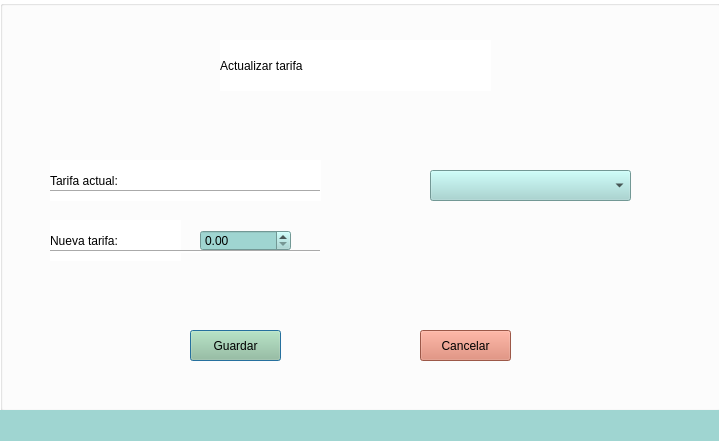
<?xml version="1.0" encoding="UTF-8"?>
<ui version="4.0">
 <class>Actualizar_Tarifa</class>
 <widget class="QDialog" name="Actualizar_Tarifa">
  <property name="geometry">
   <rect>
    <x>0</x>
    <y>0</y>
    <width>719</width>
    <height>441</height>
   </rect>
  </property>
  <property name="windowTitle">
   <string>Dialog</string>
  </property>
  <property name="styleSheet">
   <string notr="true">background-color: rgb(255, 255, 255);</string>
  </property>
  <widget class="QGroupBox" name="groupBox">
   <property name="geometry">
    <rect>
     <x>0</x>
     <y>0</y>
     <width>721</width>
     <height>411</height>
    </rect>
   </property>
   <property name="title">
    <string/>
   </property>
   <widget class="QComboBox" name="comTarifa">
    <property name="geometry">
     <rect>
      <x>430</x>
      <y>170</y>
      <width>201</width>
      <height>31</height>
     </rect>
    </property>
    <property name="styleSheet">
     <string notr="true">background: #9fd5d1;
selection-color: rgb(72, 72, 72);
selection-background-color: transparent;
gridline-color: rgb(0, 0, 0);
font: 75 12pt &quot;Times New Roman&quot;;
</string>
    </property>
    <item>
     <property name="text">
      <string/>
     </property>
    </item>
    <item>
     <property name="text">
      <string>Tarifa mensual:</string>
     </property>
    </item>
    <item>
     <property name="text">
      <string>Tarifa por hora:</string>
     </property>
    </item>
   </widget>
   <widget class="QLabel" name="Actualizar_tarifa">
    <property name="geometry">
     <rect>
      <x>220</x>
      <y>40</y>
      <width>271</width>
      <height>51</height>
     </rect>
    </property>
    <property name="styleSheet">
     <string notr="true">font: 24pt &quot;Segoe Print&quot;;</string>
    </property>
    <property name="text">
     <string>Actualizar tarifa</string>
    </property>
   </widget>
   <widget class="QLabel" name="Nueva_tarifa">
    <property name="geometry">
     <rect>
      <x>50</x>
      <y>220</y>
      <width>131</width>
      <height>41</height>
     </rect>
    </property>
    <property name="styleSheet">
     <string notr="true">font: 18pt &quot;Times New Roman&quot;;
</string>
    </property>
    <property name="text">
     <string>Nueva tarifa:</string>
    </property>
   </widget>
   <widget class="QLabel" name="ActualTarifa">
    <property name="geometry">
     <rect>
      <x>50</x>
      <y>160</y>
      <width>271</width>
      <height>41</height>
     </rect>
    </property>
    <property name="styleSheet">
     <string notr="true">font: 18pt &quot;Times New Roman&quot;;</string>
    </property>
    <property name="text">
     <string>Tarifa actual:</string>
    </property>
   </widget>
   <widget class="QPushButton" name="Guardar">
    <property name="geometry">
     <rect>
      <x>190</x>
      <y>330</y>
      <width>91</width>
      <height>31</height>
     </rect>
    </property>
    <property name="styleSheet">
     <string notr="true">font: 14pt 75 &quot;Times New Roman&quot;;
hover!pressed:border: 5px solid green;
background-color: #9BC499;</string>
    </property>
    <property name="text">
     <string>Guardar</string>
    </property>
   </widget>
   <widget class="QPushButton" name="Cancelar">
    <property name="geometry">
     <rect>
      <x>420</x>
      <y>330</y>
      <width>91</width>
      <height>31</height>
     </rect>
    </property>
    <property name="styleSheet">
     <string notr="true">font: 14pt 75 &quot;Times New Roman&quot;;
hover!pressed:border: 5px solid green;
background-color: #DB7B65;



</string>
    </property>
    <property name="text">
     <string>Cancelar</string>
    </property>
   </widget>
   <widget class="QDoubleSpinBox" name="NuevaTarifa">
    <property name="geometry">
     <rect>
      <x>200</x>
      <y>230</y>
      <width>91</width>
      <height>21</height>
     </rect>
    </property>
    <property name="styleSheet">
     <string notr="true">background: #9fd5d1;
selection-color: rgb(72, 72, 72);
selection-background-color: transparent;
gridline-color: rgb(0, 0, 0);
font: 75 12pt &quot;Times New Roman&quot;;
</string>
    </property>
    <property name="maximum">
     <double>99999.990000000005239</double>
    </property>
    <property name="stepType">
     <enum>QAbstractSpinBox::AdaptiveDecimalStepType</enum>
    </property>
   </widget>
   <widget class="Line" name="line_3">
    <property name="geometry">
     <rect>
      <x>50</x>
      <y>190</y>
      <width>270</width>
      <height>3</height>
     </rect>
    </property>
    <property name="orientation">
     <enum>Qt::Horizontal</enum>
    </property>
   </widget>
   <widget class="Line" name="line_4">
    <property name="geometry">
     <rect>
      <x>50</x>
      <y>250</y>
      <width>270</width>
      <height>3</height>
     </rect>
    </property>
    <property name="orientation">
     <enum>Qt::Horizontal</enum>
    </property>
   </widget>
   <widget class="QLabel" name="Logo">
    <property name="geometry">
     <rect>
      <x>0</x>
      <y>0</y>
      <width>111</width>
      <height>111</height>
     </rect>
    </property>
    <property name="styleSheet">
     <string notr="true">background: transparent;</string>
    </property>
    <property name="text">
     <string/>
    </property>
    <property name="pixmap">
     <pixmap resource="Imagenes.qrc">:/Imagenes/Imagenes/Icon_2_0.png</pixmap>
    </property>
   </widget>
  </widget>
  <widget class="QLabel" name="label_3">
   <property name="geometry">
    <rect>
     <x>0</x>
     <y>410</y>
     <width>791</width>
     <height>31</height>
    </rect>
   </property>
   <property name="styleSheet">
    <string notr="true">background-color: #9fd5d1;</string>
   </property>
   <property name="text">
    <string/>
   </property>
  </widget>
 </widget>
 <resources>
  <include location="Imagenes.qrc"/>
 </resources>
 <connections/>
</ui>
